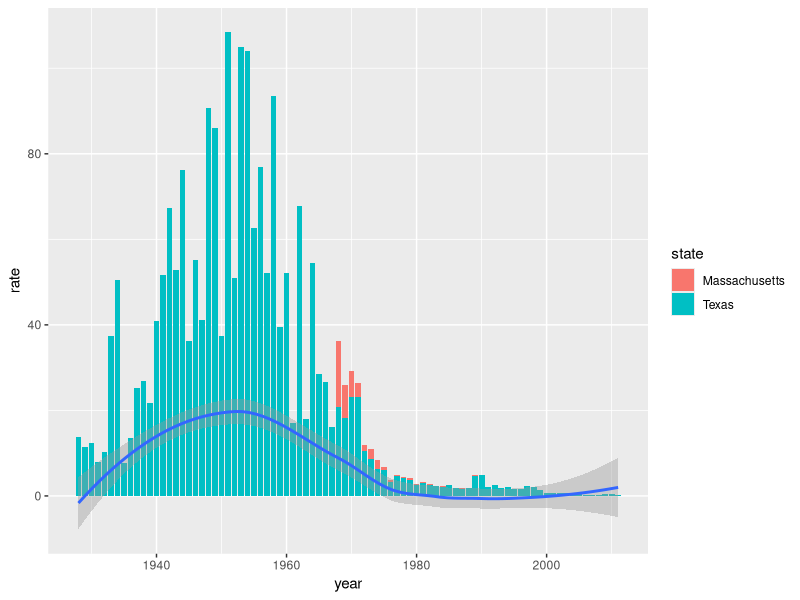

This chart was generated by the following R code:
## ---- chunk 1
knitr::opts_chunk$set(echo = TRUE)

## INSTALL dslabs package



## Load packages
library(dplyr)
library(ggplot2)
library(dslabs)

## Load data from dslabs package
data("us_contagious_diseases") 
## ---- chunk 2

## ---- chunk 3
us_contagious_diseases %>%
  str
## ---- chunk 4
us_contagious_diseases %>%
  pull(var=disease) %>%
  levels
## ---- chunk 5

## ---- chunk 6

## ---- chunk 7
us_contagious_diseases %>%
  filter(disease == "Mumps" & state == "Massachusetts" | state == "Texas") %>%
  mutate(rate = count / population * 10000 * 52 / weeks_reporting) %>%
  ggplot(aes(x=year, y=rate)) + 
  geom_col(aes(fill=state)) +
  # geom_point() + 
  geom_smooth()
## ---- chunk 8

## ---- chunk 9
